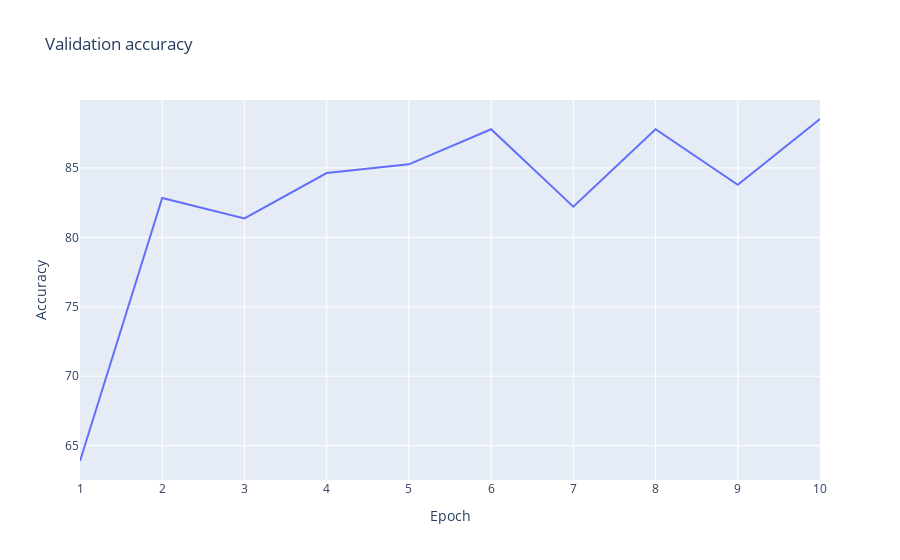

Notebook code for this chart:
### Code cell
fig = px.line(
    x=range(1, len(val_accuracies) + 1),
    y=val_accuracies,
    title="Validation accuracy",
    labels={"x": "Epoch", "y": "Accuracy"},
)
fig.show()

### Figure 1 — Plotly figure (JSON) as saved in the notebook; plotly's stock layout.template omitted (floating-point values rounded to 4 significant figures)
{"data": [{"hovertemplate": "Epoch=%{x}<br>Accuracy=%{y}<extra></extra>", "legendgroup": "", "line": {"color": "#636efa", "dash": "solid"}, "marker": {"symbol": "circle"}, "mode": "lines", "name": "", "orientation": "v", "showlegend": false, "type": "scatter", "x": [1, 2, 3, 4, 5, 6, 7, 8, 9, 10], "xaxis": "x", "y": [63.89, 82.84, 81.37, 84.63, 85.26, 87.79, 82.21, 87.79, 83.79, 88.53], "yaxis": "y"}], "layout": {"legend": {"tracegroupgap": 0}, "title": {"text": "Validation accuracy"}, "xaxis": {"anchor": "y", "domain": [0, 1], "title": {"text": "Epoch"}}, "yaxis": {"anchor": "x", "domain": [0, 1], "title": {"text": "Accuracy"}}}}
